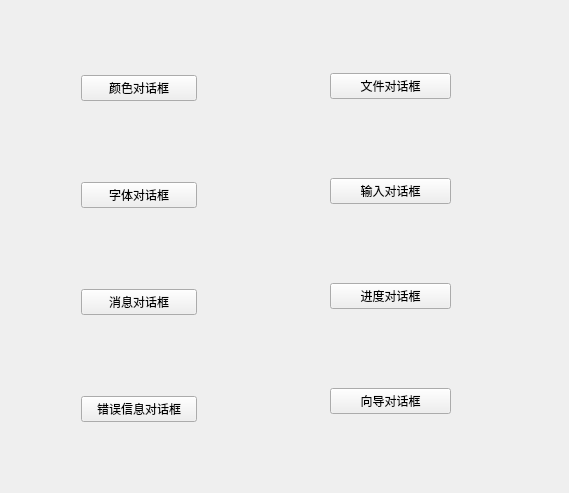
<?xml version="1.0" encoding="UTF-8"?>
<ui version="4.0">
 <class>MyWidget</class>
 <widget class="QWidget" name="MyWidget">
  <property name="geometry">
   <rect>
    <x>0</x>
    <y>0</y>
    <width>569</width>
    <height>493</height>
   </rect>
  </property>
  <property name="windowTitle">
   <string>MyWidget</string>
  </property>
  <widget class="QWidget" name="">
   <property name="geometry">
    <rect>
     <x>81</x>
     <y>0</y>
     <width>116</width>
     <height>501</height>
    </rect>
   </property>
   <layout class="QVBoxLayout" name="verticalLayout">
    <item>
     <widget class="QPushButton" name="pushButton">
      <property name="text">
       <string>颜色对话框</string>
      </property>
     </widget>
    </item>
    <item>
     <widget class="QPushButton" name="pushButton_3">
      <property name="text">
       <string>字体对话框</string>
      </property>
     </widget>
    </item>
    <item>
     <widget class="QPushButton" name="pushButton_5">
      <property name="text">
       <string>消息对话框</string>
      </property>
     </widget>
    </item>
    <item>
     <widget class="QPushButton" name="pushButton_7">
      <property name="text">
       <string>错误信息对话框</string>
      </property>
     </widget>
    </item>
   </layout>
  </widget>
  <widget class="QWidget" name="">
   <property name="geometry">
    <rect>
     <x>330</x>
     <y>0</y>
     <width>121</width>
     <height>491</height>
    </rect>
   </property>
   <layout class="QVBoxLayout" name="verticalLayout_2">
    <item>
     <widget class="QPushButton" name="pushButton_2">
      <property name="text">
       <string>文件对话框</string>
      </property>
     </widget>
    </item>
    <item>
     <widget class="QPushButton" name="pushButton_4">
      <property name="text">
       <string>输入对话框</string>
      </property>
     </widget>
    </item>
    <item>
     <widget class="QPushButton" name="pushButton_6">
      <property name="text">
       <string>进度对话框</string>
      </property>
     </widget>
    </item>
    <item>
     <widget class="QPushButton" name="pushButton_8">
      <property name="text">
       <string>向导对话框</string>
      </property>
     </widget>
    </item>
   </layout>
  </widget>
 </widget>
 <resources/>
 <connections/>
</ui>
